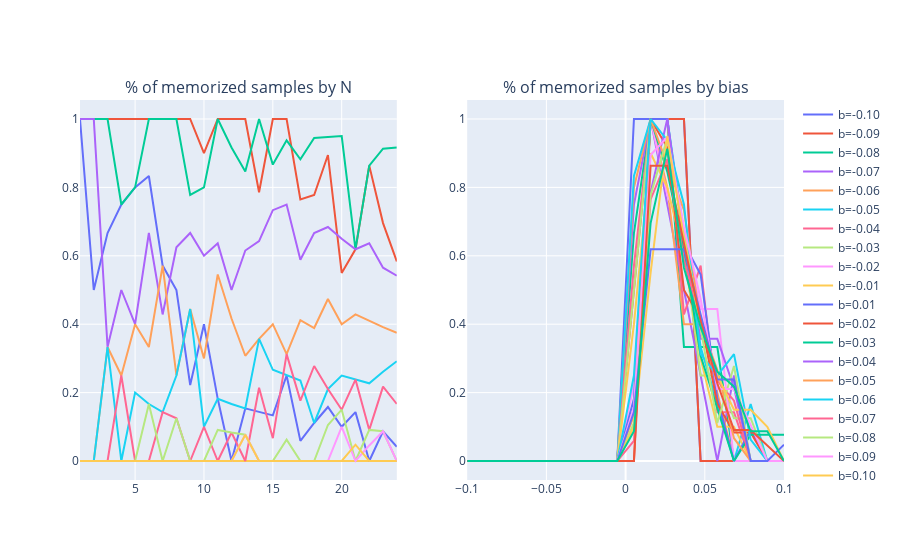

The cell this chart's notebook holds for it:
### Code cell
fig = make_subplots(rows=1, cols=2, subplot_titles=("% of memorized samples by N","% of memorized samples by bias"))

# col 1
for i in range(suc_bias.shape[0]):
    fig.add_trace(go.Scatter(x=np.arange(1,25), y=suc_bias[i]/np.arange(1,25), name="b={:.2f}".format(biases[i])), row=1, col=1)

#col 2
for i in range(1,24):
    fig.add_trace(go.Scatter(x=biases, y=suc_bias.T[i-1]/i, name="b={:.2f}".format(i)), row=1, col=2)

fig.show()
